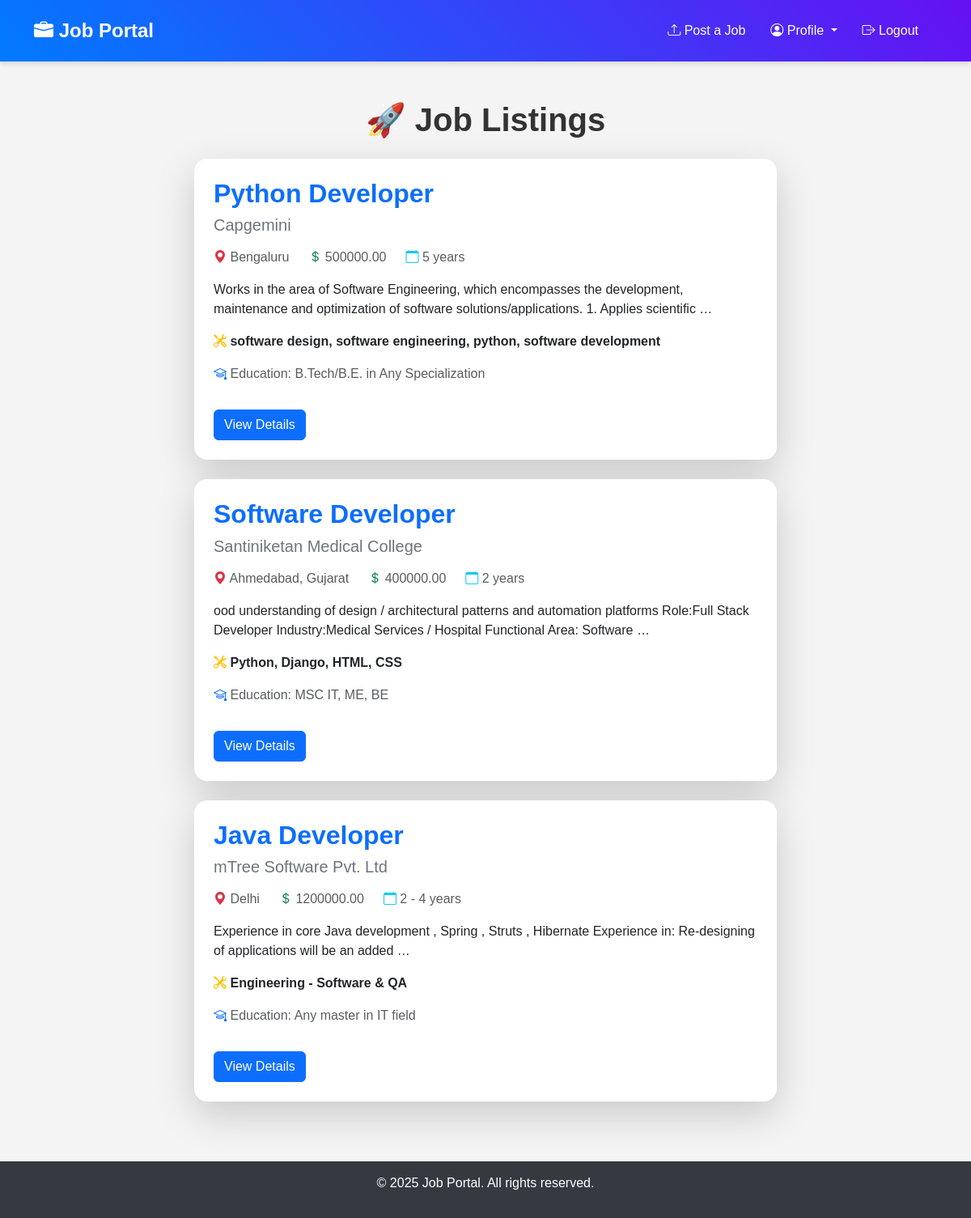
The app's page /jobs/ (signed in) with its own data.
### jobs/models.py (models this page shows, shortened)
class Job(models.Model):
    JOB_TYPE_CHOICES = [
        ("full_time", "Full Time"),
        ("part_time", "Part Time"),
        ("contract", "Contract"),
        ("internship", "Internship"),
    ]
    title = models.CharField(max_length=255)
    company = models.CharField(max_length=255)
    posted_by = models.ForeignKey(User, on_delete=models.CASCADE)
    description = models.TextField()
    job_type = models.CharField(max_length=50, choices=JOB_TYPE_CHOICES)
    location = models.CharField(max_length=255)
    salary = models.DecimalField(max_digits=10, decimal_places=2)
    experience = models.CharField(max_length=100)  # e.g., "2-3 years"
    education = models.CharField(max_length=100)  # e.g., "Bachelor's Degree"
    mandatory_skills = models.TextField()  # Comma-separated skills
    created_at = models.DateTimeField(auto_now_add=True)
    updated_at = models.DateTimeField(auto_now=True)

### jobs/views.py (the view)
# urls.py: path("jobs/", JobListView.as_view(), name="job_list"),  # Getting all jobs
class JobListView(LoginRequiredMixin, ListView):
    model = Job
    template_name = "jobs/job_list.html"
    context_object_name = "jobs"
    def get_queryset(self):
        queryset = Job.objects.all()
        title_query = self.request.GET.get("title", "").strip()
        location_query = self.request.GET.get("Location", "").strip()
        if title_query:
            queryset = queryset.filter(title__icontains=title_query)
        if location_query:
            queryset = queryset.filter(location__icontains=location_query)
        return queryset

### jobs/templates/jobs/job_list.html (shortened to what this page needs)
{% extends 'jobs/base.html' %}
{% block content %}
<div class="container mt-5">
    <h1 class="text-center fw-bold mb-4"><span class="text-danger">🚀</span> Job Listings</h1>
    <div class="row justify-content-center">
        {% for job in jobs %}
        <div class="col-md-8 mb-4">
            <div class="card shadow-lg rounded-4 border-0">
                <div class="card-body p-4">
                    <h2 class="card-title fw-bold text-primary">{{ job.title }}</h2>
                    <h5 class="text-secondary">{{ job.company }}</h5>
                    <div class="d-flex flex-wrap mt-3 text-muted">
                        <span class="me-4"><i class="bi bi-geo-alt-fill text-danger"></i> {{ job.location }}</span>
                        <span class="me-4"><i class="bi bi-currency-dollar text-success"></i> {{ job.salary }}</span>
                        <span><i class="bi bi-calendar text-info"></i> {{ job.experience }}</span>
                    </div>
                    <p class="mt-3">{{ job.description|truncatewords:20 }}</p>
                    <p class="fw-bold text-dark"><i class="bi bi-tools text-warning"></i> {{ job.mandatory_skills }}</p>
                    <p class="text-muted"><i class="bi bi-mortarboard text-primary"></i> Education: {{ job.education }}</p>
                    <a href="{% url 'job_detail' job.id %}" class="btn btn-primary mt-3">View Details</a>
                </div>
            </div>
        </div>
        {% empty %}
        <div class="text-center text-muted">No job listings available at the moment.</div>
        {% endfor %}
    </div>
</div>
{% endblock %}

### jobs/static/css/styles.css (style rules this page uses)
body { font-family: Arial, sans-serif; margin: 0; padding: 0; background-color: #f4f4f4; }
h1 { text-align: center; color: #333; }
.card { transition: transform 0.2s; }

### records on screen
Job: title "Python Developer", company "Capgemini", location "Bengaluru", salary "500000.00", experience "5 years", description "Works in the area of Software Engineering, which encompasses the development, maintenance and optimization of software solutions/applications. 1. Applies scientific …", mandatory_skills "software design, software engineering, python, software development", education "B.Tech/B.E. in Any Specialization"
Job: title "Software Developer", company "Santiniketan Medical College", location "Ahmedabad, Gujarat", salary "400000.00", experience "2 years", description "ood understanding of design / architectural patterns and automation platforms Role:Full Stack Developer Industry:Medical Services / Hospital Functional Area: Software …", mandatory_skills "Python, Django, HTML, CSS", education "MSC IT, ME, BE"
Job: title "Java Developer", company "mTree Software Pvt. Ltd", location "Delhi", salary "1200000.00", experience "2 - 4 years", description "Experience in core Java development , Spring , Struts , Hibernate Experience in: Re-designing of applications will be an added …", mandatory_skills "Engineering - Software & QA", education "Any master in IT field"
